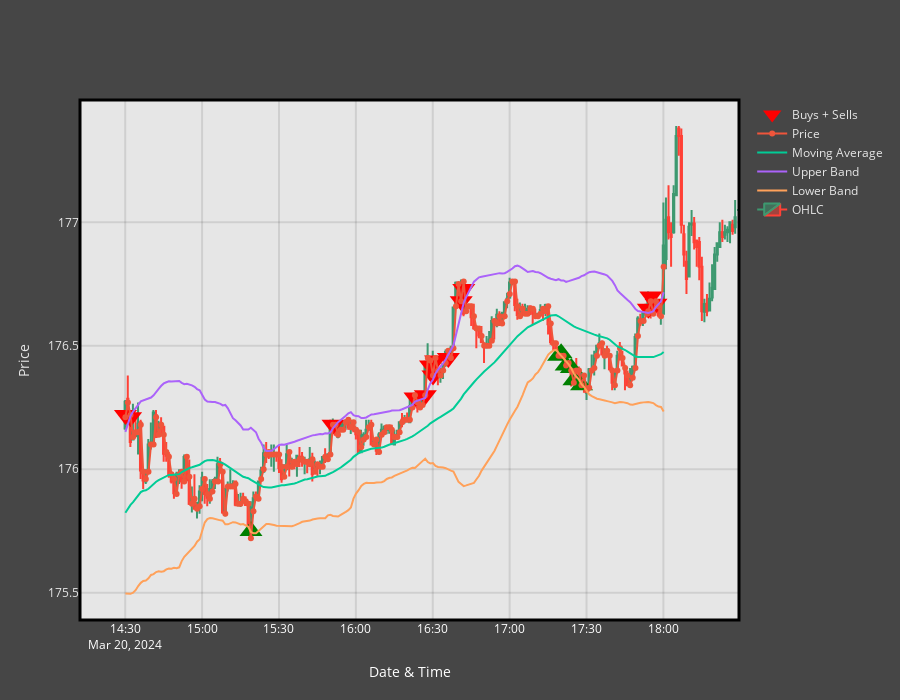

The cell this chart's notebook holds for it:
### Code cell
AAPL_Fig = AAPL_Bot.Plotting()

### Figure 1 — Plotly figure (JSON) as saved in the notebook; plotly's stock layout.template omitted (floating-point values rounded to 4 significant figures; data arrays with more than 128 entries replaced by an {"elided": "..."} marker saying what was removed)
{"data": [{"marker": {"color": ["red", "red", "green", "red", "red", "red", "red", "red", "red", "red", "red", "red", "green", "green", "green", "green", "green", "green", "red", "red", "red"], "size": 20, "symbol": ["triangle-down", "triangle-down", "triangle-up", "triangle-down", "triangle-down", "triangle-down", "triangle-down", "triangle-down", "triangle-down", "triangle-down", "triangle-down", "triangle-down", "triangle-up", "triangle-up", "triangle-up", "triangle-up", "triangle-up", "triangle-up", "triangle-down", "triangle-down", "triangle-down"]}, "mode": "markers", "name": "Buys + Sells", "type": "scatter", "x": ["2024-03-20T14:30:05.128044+00:00", "2024-03-20T14:32:04.896174+00:00", "2024-03-20T15:19:04.078301+00:00", "2024-03-20T15:51:05.004046+00:00", "2024-03-20T16:23:04.972178+00:00", "2024-03-20T16:27:05.724502+00:00", "2024-03-20T16:29:06.842867+00:00", "2024-03-20T16:30:06.058081+00:00", "2024-03-20T16:31:05.677236+00:00", "2024-03-20T16:36:05.517189+00:00", "2024-03-20T16:41:06.235238+00:00", "2024-03-20T16:42:05.837748+00:00", "2024-03-20T17:19:05.910204+00:00", "2024-03-20T17:20:05.079906+00:00", "2024-03-20T17:22:03.846288+00:00", "2024-03-20T17:24:04.301143+00:00", "2024-03-20T17:25:04.897254+00:00", "2024-03-20T17:28:04.134119+00:00", "2024-03-20T17:54:07.177822+00:00", "2024-03-20T17:55:06.174619+00:00", "2024-03-20T17:57:05.826844+00:00"], "y": [176.2, 176.2, 175.8, 176.2, 176.3, 176.3, 176.4, 176.4, 176.4, 176.4, 176.7, 176.7, 176.5, 176.5, 176.4, 176.4, 176.4, 176.3, 176.7, 176.7, 176.7]}, {"mode": "lines+markers", "name": "Price", "type": "scatter", "x": {"elided": "211 str values"}, "y": {"elided": "211 float values"}}, {"mode": "lines", "name": "Moving Average", "type": "scatter", "x": {"elided": "211 str values"}, "y": {"elided": "211 float values"}}, {"mode": "lines", "name": "Upper Band", "type": "scatter", "x": {"elided": "211 str values"}, "y": {"elided": "211 float values"}}, {"mode": "lines", "name": "Lower Band", "type": "scatter", "x": {"elided": "211 str values"}, "y": {"elided": "211 float values"}}, {"close": {"elided": "240 float values"}, "high": {"elided": "240 float values"}, "low": {"elided": "240 float values"}, "name": "OHLC", "open": {"elided": "240 float values"}, "type": "candlestick", "x": {"elided": "240 str values"}}], "layout": {"height": 700, "legend": {"font": {"color": "rgba(230,230,230,1)"}}, "paper_bgcolor": "rgba(70,70,70,1)", "plot_bgcolor": "rgba(230,230,230,1)", "shapes": [{"line": {"color": "black", "width": 3}, "type": "rect", "x0": 0, "x1": 1, "xref": "paper", "y0": 0, "y1": 1, "yref": "paper"}], "xaxis": {"gridcolor": "rgba(0,0,0,0.1)", "gridwidth": 2, "rangeslider": {"visible": false}, "tickfont": {"color": "white"}, "title": {"font": {"color": "white"}, "text": "Date & Time"}}, "yaxis": {"gridcolor": "rgba(0,0,0,0.1)", "gridwidth": 2, "tickfont": {"color": "rgba(230,230,230,1)"}, "title": {"font": {"color": "rgba(230,230,230,1)"}, "text": "Price"}}}}
